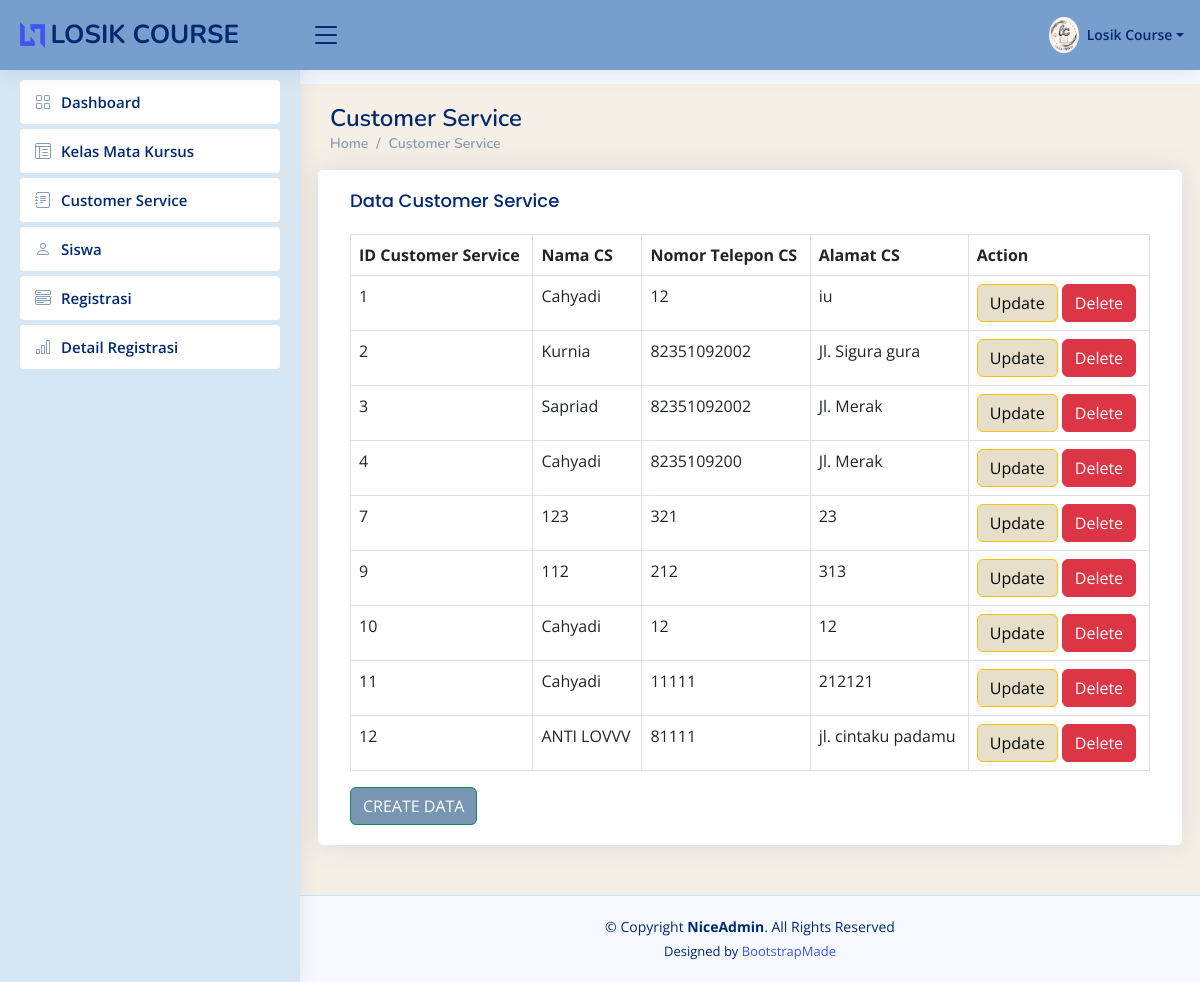
Before: /CustomerService with the older database file.
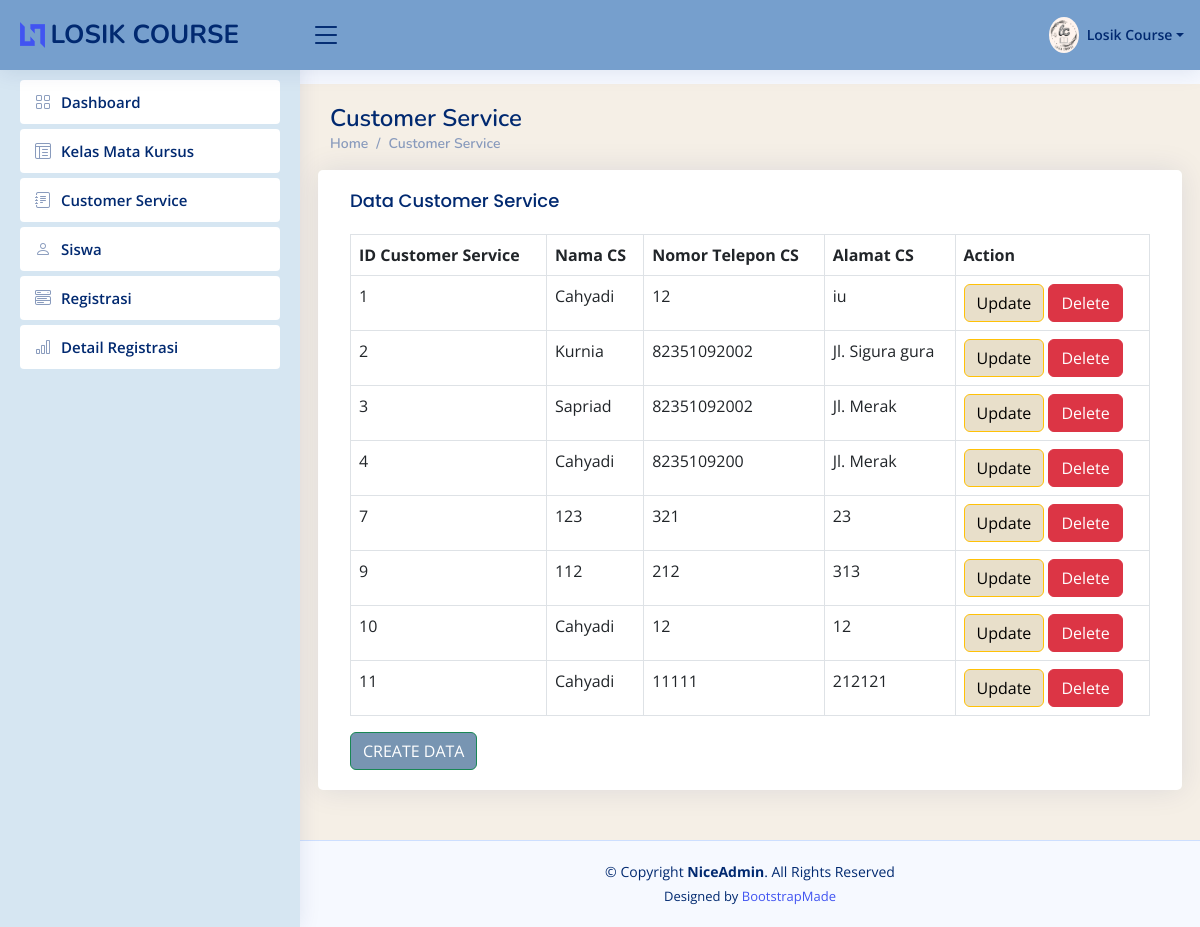
After: the same page with the newer database file.
### app/models.py (models this page shows, shortened)
class CustomerService(models.Model):
    ID_CS = models.AutoField(primary_key=True)
    nama_cs = models.CharField(max_length=50)
    nomer_telepon_cs = models.PositiveIntegerField()
    Alamat_cs = models.TextField()

### app/views.py (the view)
# urls.py: path('CustomerService', views.CustomerService,name='CustomerService'),
def CustomerService(request):
    allCustomerServiceobj = models.CustomerService.objects.all()
    return render(request, 'CustomerServicey.html', {
        "allCustomerService" : allCustomerServiceobj,
    })

### app/templates/CustomerServicey.html (shortened to what the changed rows need)
{%load static%}
<!DOCTYPE html>
<html lang="en">
<head>{% static '
  <link href="{% static 'assets/vendor/bootstrap/css/bootstrap.min.css'%}" rel="stylesheet">
  <link href="{% static 'assets/vendor/bootstrap-icons/bootstrap-icons.css'%}" rel="stylesheet">
  <link href="{% static 'assets/vendor/boxicons/css/boxicons.min.css'%}" rel="stylesheet">
  <link href="{% static 'assets/vendor/quill/quill.snow.css'%}" rel="stylesheet">
  <link href="{% static 'assets/vendor/quill/quill.bubble.css'%}" rel="stylesheet">
  <link href="{% static 'assets/vendor/remixicon/remixicon.css'%}" rel="stylesheet">
  <link href="{% static 'assets/vendor/simple-datatables/style.css'%}" rel="stylesheet">
  <link href="{% static 'assets/css/style.css'%}" rel="stylesheet">
</head>
<body>
  <main id="main" class="main">
      <div class="pagetitle">
        <h1>Customer Service</h1>
      </div>
      <section class="section">
        <div class="row">
                <div class="card">
                    <div class="card-body">
                    <table class="table table-bordered">
                        <thead>
                            <tr>
                                <th>ID Customer Service</th>
                                <th>Nama CS</th>
                                <th>Nomor Telepon CS</th>
                                <th>Alamat CS</th>
                                <th>Action</th>
                            </tr>
                        </thead>
                        <tbody>
                            {% for item in allCustomerService %}
                            <tr>
                                <td>{{ item.ID_CS }}</td>
                                <td>{{ item.nama_cs}}</td>
                                <td>{{ item.nomer_telepon_cs }}</td>
                                <td>{{ item.Alamat_cs }}</td>
                                <td>
                                    <a href="{%url 'updateCustomerService' item.ID_CS %}">
                                        <button class="btn btn-warning" style="background-color: #e8dfca">Update</button>
                                    </a>
                                    <a href="{%url 'deleteCustomerService' item.ID_CS %}">
                                        <button class="btn btn-danger">Delete</button>
                                    </a>
                                </td>
                            </tr>
                            {% endfor %}
                        </tbody>
                    </table>
                    </div>
            </div>
        </div>
    </section>
  </main>
</body>
</html>

Changed rows visible on the page:
removed CustomerService: ID_CS "12", nama_cs "ANTI LOVVV", nomer_telepon_cs "81111", Alamat_cs "jl. cintaku padamu"
